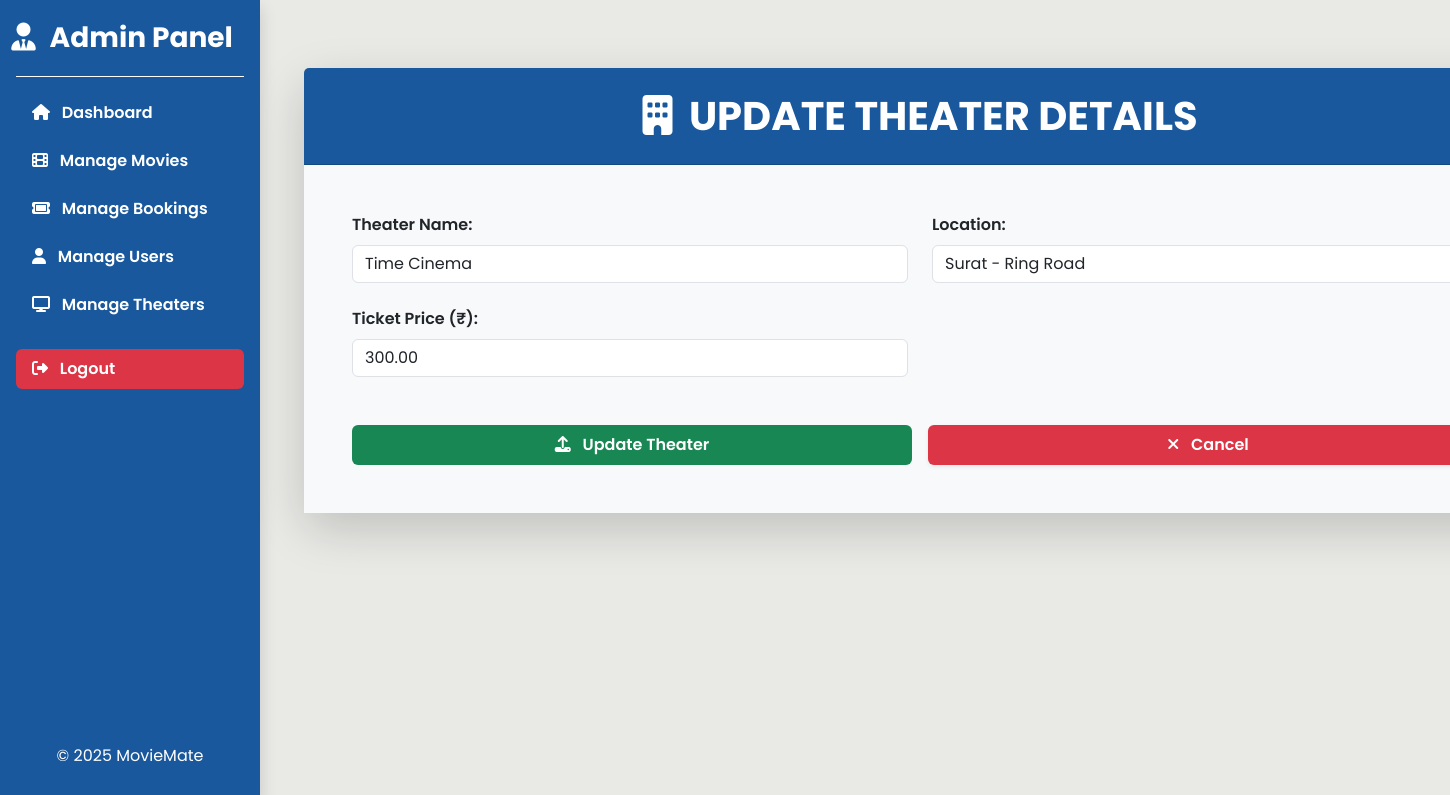
The app's page /admin/update_theater.php?theater_id=7 (signed in) with its own data.
### tables this page shows
CREATE TABLE theaters (
    theater_id INT AUTO_INCREMENT PRIMARY KEY,
    theater_name VARCHAR(100) NOT NULL,
    theater_location VARCHAR(100),
    ticket_price DECIMAL(10,2) NOT NULL DEFAULT 200
);

### admin/update_theater.php (the view, shortened to what this page needs)
<!DOCTYPE html>
<html lang="en">
<head>
    <link href="https://cdn.jsdelivr.net/npm/bootstrap@5.3.3/dist/css/bootstrap.min.css" rel="stylesheet">
    <link rel="stylesheet" href="https://cdnjs.cloudflare.com/ajax/libs/font-awesome/6.7.2/css/all.min.css" />
    <link rel="stylesheet" href="assets/css/style.css" />
</head>
<body>
    <main class="d-flex">
        <?php include 'includes/sidebar.php'; ?>
        <section class="content-area flex-grow-1" style="margin-left: 260px; padding: 20px;">
            <section class="container my-5 px-4" style="width: 80rem;">
                <div class="card shadow-lg border-0 rounded-4">
                    <div class="card-header text-center text-white py-4 admin-header">
                        <h1 class="fw-bold text-uppercase mb-0">
                            <i class="fa-solid fa-building me-2"></i> Update Theater Details
                        </h1>
                    </div>
                    <div class="card-body p-4 p-md-5 bg-light">
                        <?php
                        require 'includes/dbconnection.php';
                        $id = null;
                        $theater_name = $theater_location = '';
                        $ticket_price = '';
                        if (isset($_GET['theater_id']) && is_numeric($_GET['theater_id'])) {
                            $id = (int) $_GET['theater_id'];
                            $sql_query = "SELECT * FROM theaters WHERE theater_id = $id";
                            $result = mysqli_query($con, $sql_query);
                            if ($rows = mysqli_fetch_assoc($result)) {
                                $theater_name     = $rows['theater_name'];
                                $theater_location = $rows['theater_location'];
                                $ticket_price     = $rows['ticket_price'];
                            } else {
                                echo "<div class='alert alert-danger'>Theater not found.</div>";
                            }
                        } else {
                            echo "<div class='alert alert-danger'>Invalid theater request.</div>";
                        }
                        ?>
                        <?php if ($id !== null): ?>
                            <form action="controllers/update_theater.php" method="post" class="needs-validation" novalidate>
                                <div class="row g-4">
                                    <div class="col-md-6">
                                        <label for="theater_name" class="form-label fw-semibold">Theater Name:</label>
                                        <input
                                            type="text"
                                            class="form-control"
                                            id="theater_name"
                                            name="theater_name"
                                            placeholder="Enter theater name..."
                                            value="<?= htmlspecialchars($theater_name) ?>"
                                            required>
                                    </div>
                                    <div class="col-md-6">
                                        <label for="theater_location" class="form-label fw-semibold">Location:</label>
                                        <input
                                            type="text"
                                            class="form-control"
                                            id="theater_location"
                                            name="theater_location"
                                            placeholder="Enter theater location..."
                                            value="<?= htmlspecialchars($theater_location) ?>"
                                            required>
                                    </div>
                                    <div class="col-md-6">
                                        <label for="ticket_price" class="form-label fw-semibold">Ticket Price (₹):</label>
                                        <input
                                            type="number"
                                            class="form-control"
                                            id="ticket_price"
                                            name="ticket_price"
                                            step="1"
                                            min="50"
                                            max="1000"
                                            value="<?= htmlspecialchars($ticket_price) ?>"
                                            required>
                                    </div>
                                </div>
                                <div class="text-center mt-5 d-flex flex-column flex-md-row gap-3 justify-content-center">
                                    <button
                                        type="submit"
                                        class="bg-success px-5 py-2 text-white border border-0 rounded w-100 fw-semibold">
                                        <i class="fa-solid fa-upload me-2"></i> Update Theater
                                    </button>
                                    <a href="manage_theaters.php"
                                        class="bg-danger text-white rounded w-100 w-md-auto px-5 py-2 fw-semibold shadow-sm text-decoration-none">
                                        <i class="fa-solid fa-xmark me-2"></i> Cancel
                                    </a>
                                </div>
                            </form>
                        <?php endif; ?>
                    </div>
                </div>
            </section>
        </section>
    </main>
</body>
</html>

### admin/assets/css/style.css (style rules this page uses)
* { margin: 0; padding: 0; font-family: poppins, sans-serif; }
body, html { background-color: #E9E9E6; color: #111; }
.admin-header { background-color: #19589C; }

### records on screen
theaters: theater_name "Time Cinema", theater_location "Surat - Ring Road", ticket_price "300.00"
